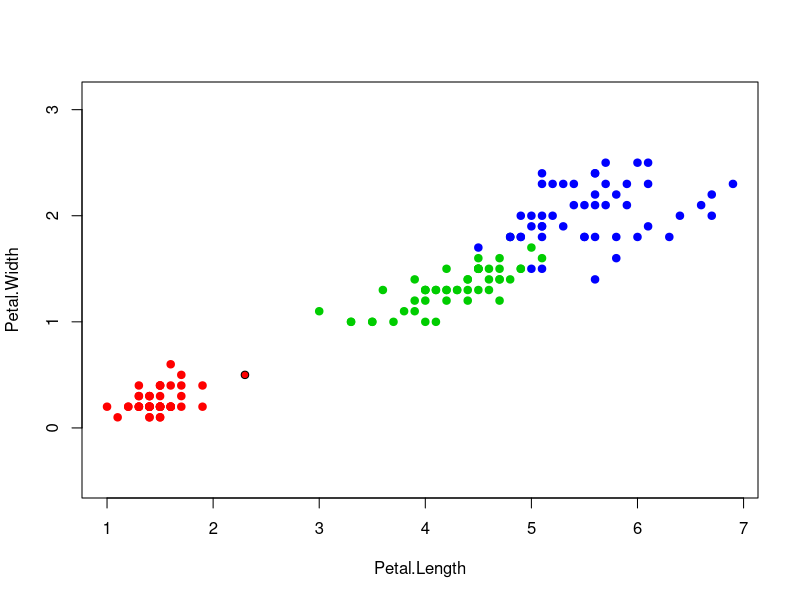

Here is the R script that generated this plot:
euclideanDistance <- function(u, v)
{
  sqrt(sum((u - v)^2))
}
sortObjectsByDist <- function(xl, z)
{
  l <- dim(xl)[1]
  n <- dim(xl)[2] - 1
  distances <- matrix(NA, l, 2)
  for (i in 1:l)
  {
    distances[i, ] <- c(i,euclideanDistance(xl[i, 1:n], z))
  }
  orderedXl <- xl[order(distances[, 2]), ]
  return (orderedXl);
}
oneNN <- function(xl, z)
{
  orderedXl <- sortObjectsByDist(xl, z)
  n <- dim(orderedXl)[2] - 1
  classes <- orderedXl[1, n + 1]
  counts <- table(classes)
  class <- names(which.max(counts))
  return (class)
}
colors <- c("setosa" = "red", "versicolor" = "green3",
            "virginica" = "blue")
plot(iris[, 3:4], pch = 21, bg = colors[iris$Species], col
     = colors[iris$Species], asp = 1)
z <- c(2.3, 0.5)
xl <- iris[, 3:5]
class <- oneNN(xl, z)
points(z[1], z[2], pch = 21, bg = colors[class], asp = 1)
